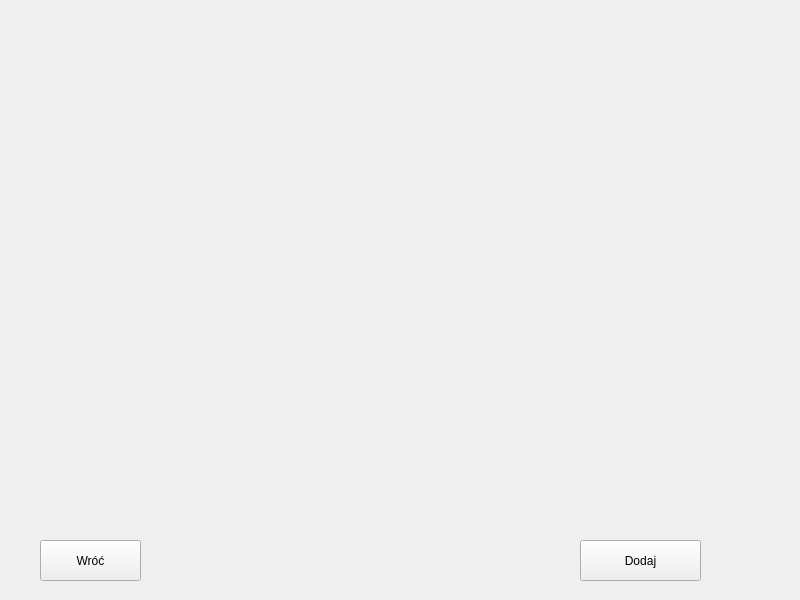
<?xml version="1.0" encoding="UTF-8"?>
<ui version="4.0">
 <class>PanelDodawaniaZlecenia</class>
 <widget class="QWidget" name="PanelDodawaniaZlecenia">
  <property name="geometry">
   <rect>
    <x>0</x>
    <y>0</y>
    <width>800</width>
    <height>600</height>
   </rect>
  </property>
  <property name="windowTitle">
   <string>Form</string>
  </property>
  <widget class="QPushButton" name="pushButton">
   <property name="geometry">
    <rect>
     <x>40</x>
     <y>540</y>
     <width>101</width>
     <height>41</height>
    </rect>
   </property>
   <property name="text">
    <string>Wróć</string>
   </property>
  </widget>
  <widget class="QPushButton" name="pushButton_2">
   <property name="geometry">
    <rect>
     <x>580</x>
     <y>540</y>
     <width>121</width>
     <height>41</height>
    </rect>
   </property>
   <property name="text">
    <string>Dodaj</string>
   </property>
  </widget>
 </widget>
 <resources/>
 <connections/>
</ui>
